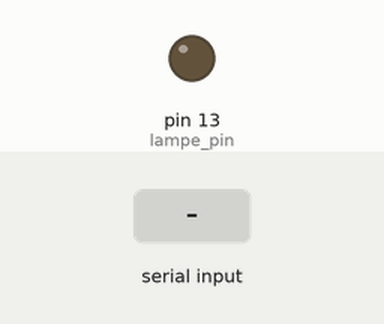
Recording of a sketch running on a simulated Arduino Uno, built with avr-gcc and run on an emulated ATmega328P. On the bench: output pins drawn as LEDs (lit = HIGH). The inputs (shaded band) are chosen by the test bench.

Above: at 1.2 s.
1.3 s: "true" received over Serial
At 3.5 s:
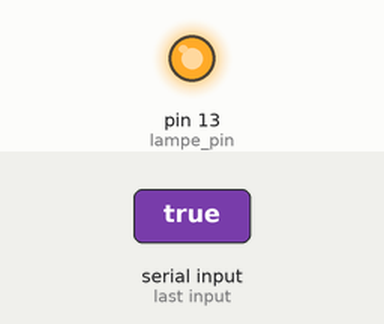
3.8 s: "false" received over Serial
At 5.5 s:
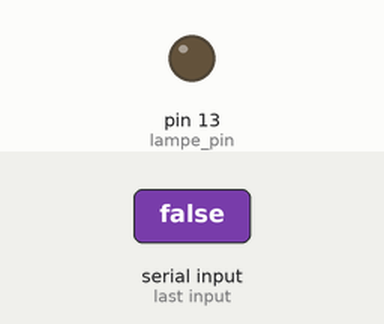
Timing chart, 0 to 7.0 s (numbered marks = the images above; inputs shaded):
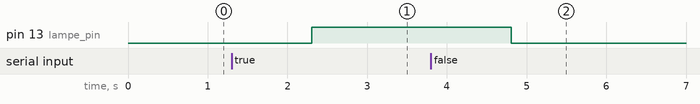

The sketch:

exemple_blink_commande.ino
```cpp
  /*
  Pr Moussa DIALLO
  http://edmi.ucad.sn/~moussadiallo/index.php
  ce programme permet de transmettre via le port série un message à la carte.
  A la réception du message, la carte répond en envoyant: message bien reçu
  suivi du message reçu.

*/
int lampe_pin=13;

void setup() {
 pinMode(lampe_pin, OUTPUT); //initialises de lampe_pin comme sortie
 digitalWrite(lampe_pin, LOW);//initialiser l'état de la lampe à éteint
 Serial.begin(9600); //ouverture du port série avec un débit de 9600
}

void loop() {

 if (Serial.available()>0) // s'il y a des caractères sur le port série

  {
    String message= Serial.readString(); //lire le message en entier

    if(message=="true" ){
       digitalWrite(lampe_pin, HIGH);
    }else if(message=="false"){
      digitalWrite(lampe_pin, LOW);
    }

  }
}
```

Measured:
- after the input at 1.3 s, pin 13 (lampe_pin): LOW → HIGH after 1.0 s
- after the input at 3.8 s, pin 13 (lampe_pin): HIGH → LOW after 1.0 s
